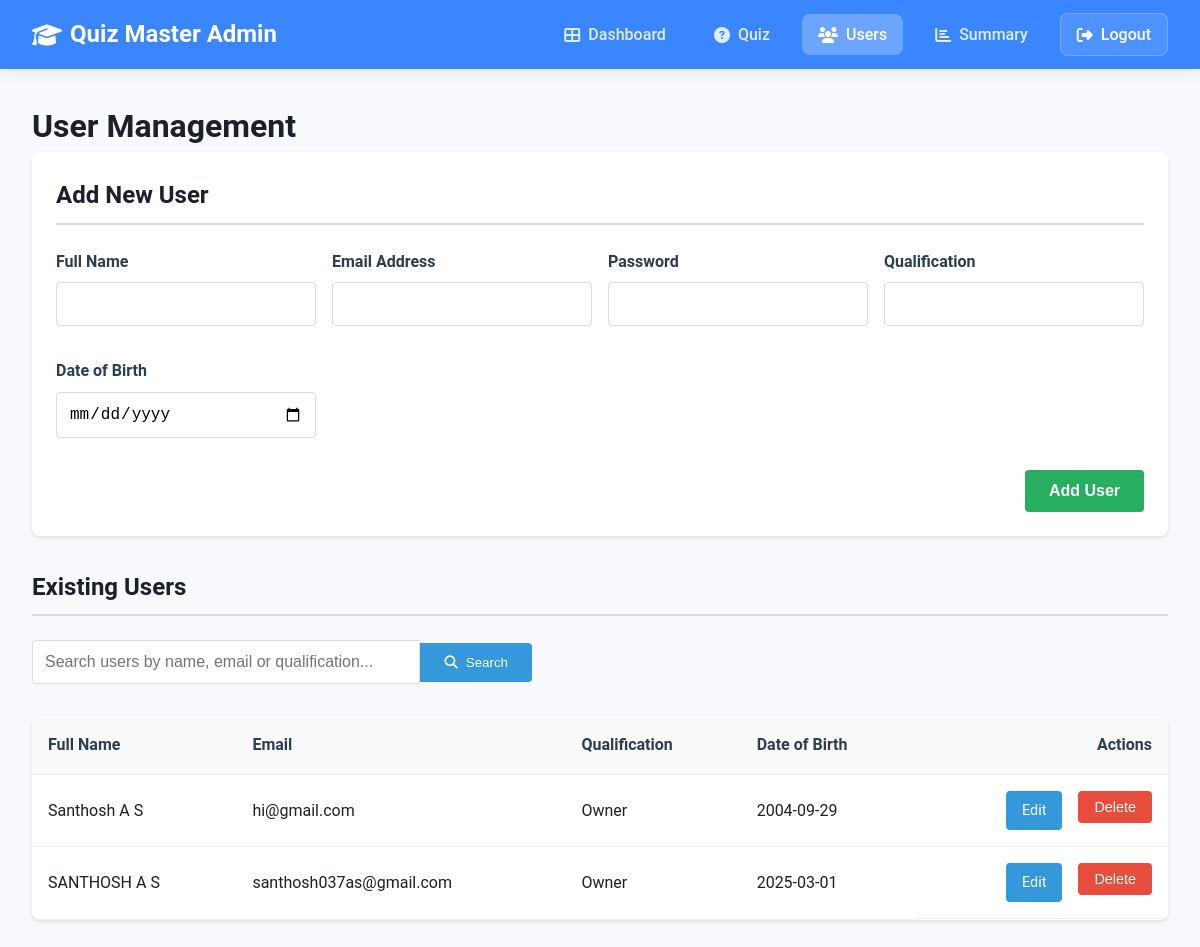
Page /users (signed in) on the earlier database version.
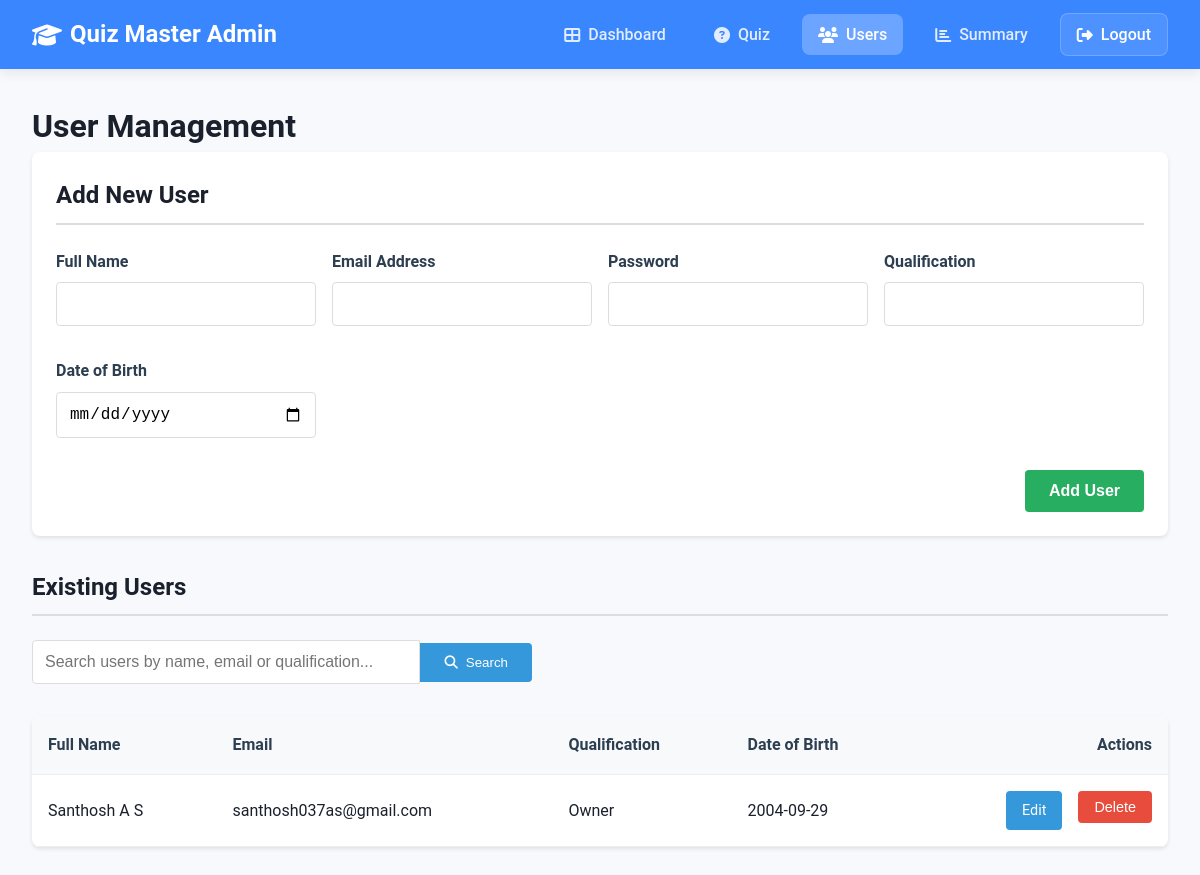
Same page on the later database version.
### app.py (models this page shows, shortened)
class User(db.Model):
    __table_args__ = {'extend_existing': True}
    id = db.Column(db.Integer, primary_key=True)
    email = db.Column(db.String(120), unique=True, nullable=False)
    password = db.Column(db.String(200), nullable=False)
    full_name = db.Column(db.String(100), nullable=False)
    qualification = db.Column(db.String(100), nullable=False)
    dob = db.Column(db.Date, nullable=False)
    is_admin = db.Column(db.Boolean, default=False)
    quiz_attempts = db.relationship(
        'QuizAttempt', back_populates='user', lazy=True,
        cascade="all, delete-orphan"
    )

### app.py (the view)
@app.route('/users')
@admin_required
def users():
    try:
        all_users = User.query.filter(User.id != session['user_id']).all()
        return render_template('admin/users.html', active_page='users', users=all_users)
    except Exception as e:
        flash('Error loading users. Please try again.', 'error')
        return redirect(url_for('admin_dashboard'))

### app.py (called while the page is built)
def get_current_user():
    if 'user_id' in session:
        return User.query.get(session['user_id'])
    return None

@app.context_processor
def utility_processor():
    return dict(current_user=get_current_user())

def admin_required(f):
    @wraps(f)
    def decorated_function(*args, **kwargs):
        if 'user_id' not in session:
            flash('Please login first.', 'error')
            return redirect(url_for('login'))
        user = User.query.get(session['user_id'])
        if not user or not user.is_admin:
            flash('Admin access required.', 'error')
            return redirect(url_for('dashboard'))
        return f(*args, **kwargs)
    return decorated_function

### templates/admin/users.html (shortened to what the changed rows need)
<!DOCTYPE html>
<html lang="en">
<head>
    <link rel="stylesheet" href="https://cdnjs.cloudflare.com/ajax/libs/font-awesome/6.4.0/css/all.min.css">
    <link href="/static/navbar.css" rel="stylesheet">
</head>
<body>
    <main class="users-container">
        <h1>User Management</h1>
        <div class="add-user-card">
            <h2 class="section-title">Add New User</h2>
        </div>
        <h2 class="section-title">Existing Users</h2>
        {% if users %}
        <table class="users-table" id="usersTable">
            <thead>
                <tr>
                    <th>Full Name</th>
                    <th>Email</th>
                    <th>Qualification</th>
                    <th>Date of Birth</th>
                    <th style="text-align: right;">Actions</th>
                </tr>
            </thead>
            <tbody>
                {% for user in users %}
                <tr>
                    <td>{{ user.full_name }}</td>
                    <td>{{ user.email }}</td>
                    <td>{{ user.qualification }}</td>
                    <td>{{ user.dob.strftime('%Y-%m-%d') }}</td>
                    <td class="actions-cell">
                        <a href="{{ url_for('edit_user', user_id=user.id) }}" class="btn btn-edit">Edit</a>
                        <form action="{{ url_for('delete_user', user_id=user.id) }}" method="POST" style="display: inline;">
                            <button type="submit" class="btn btn-delete" onclick="return confirm('Are you sure you want to delete this user?')">
                                Delete
                            </button>
                        </form>
                    </td>
                </tr>
                {% endfor %}
            </tbody>
        </table>
        {% else %}
        <div class="no-users">
            <h3>No users found</h3>
            <p>There are currently no registered users in the system.</p>
        </div>
        {% endif %}
    </main>
</body>
</html>

Differences in the rows shown:
removed User: full_name "SANTHOSH A S", email "santhosh037as@gmail.com", qualification "Owner", dob "2025-03-01"
changed User "Santhosh A S": email "hi@gmail.com" → "santhosh037as@gmail.com"
